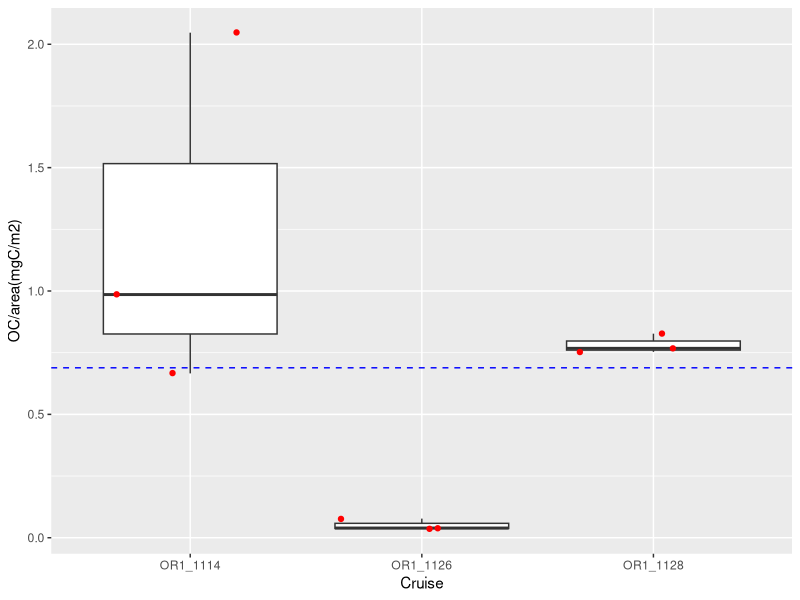

Here is the R script that generated this plot:
rm(list = ls())
library(readxl)
library(dplyr)
library(writexl)

GPSC_meio_size<-NULL
for (i in 1:3){
  df<- read_excel("data/GPSC_meio_size/GPSC_meio_size_2020.08.02.xlsx",
                  sheet = i ,col_types = c("text", "text", "text", 
                                           "numeric", "numeric", "numeric", 
                                           "text", "text", "numeric", "text", 
                                           "text", "text", "text", "numeric", 
                                           "numeric", "numeric", "numeric", 
                                           "text"))
  GPSC_meio_size<-rbind(GPSC_meio_size,df)
}
levels(factor(GPSC_meio_size$Station))
GC1_meio<-GPSC_meio_size%>%filter(Station=="GC1")

levels(factor(GC1_meio$Type))
#calculate volume
GC1_meio_OC<-GC1_meio%>%
  mutate(Volume=L*(W^2)*C) %>% 
  mutate(DryW=Volume*1.13)%>%
  mutate(OC=DryW*0.012)
colnames(GC1_meio_OC)

y <- GC1_meio_OC %>% 
  group_by(Cruise, Habitat, Station, Deployment, Tube,Subcore) %>% 
  summarise(OC = sum(OC))
#0.008659015
area<-pi*(3/2)^2/10000#m2
library(ggplot2)
y %>% 
  ggplot(aes(x = Cruise, y = OC/area))+
  geom_boxplot(outlier.shape = NA)+
  geom_point(position = "jitter", color = "red")+
  geom_hline(yintercept = mean(y$OC)/area, linetype = 2, color = "blue")+
  ylab("OC/area(mgC/m2)")
MEI<-mean(y$OC/area)
sd(y$OC/area)
